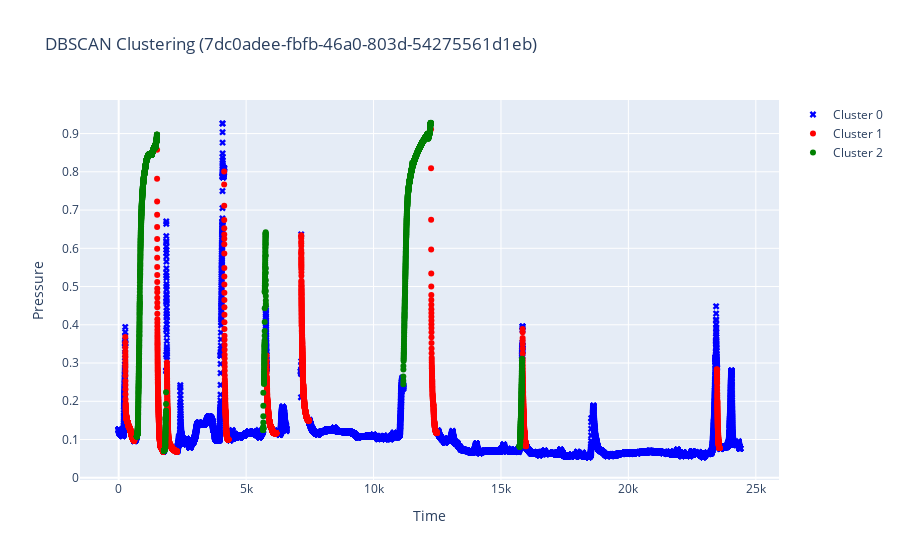

Here is the notebook cell this chart was saved with:
### Code cell
filename, recovery, drop, clust_df = process_file(filename, DATA_PATH)
plot_data(clust_df, filename)

### Figure 1 — Plotly figure (JSON) as saved in the notebook; plotly's stock layout.template omitted (floating-point values rounded to 4 significant figures; data arrays with more than 128 entries replaced by an {"elided": "..."} marker saying what was removed)
{"data": [{"marker": {"color": "blue", "size": 6, "symbol": "x"}, "mode": "markers", "name": "Cluster 0", "type": "scatter", "x": {"elided": "21250 float values"}, "y": {"elided": "21250 float values"}}, {"marker": {"color": "red", "size": 6, "symbol": "circle"}, "mode": "markers", "name": "Cluster 1", "type": "scatter", "x": {"elided": "3091 float values"}, "y": {"elided": "3091 float values"}}, {"marker": {"color": "green", "size": 6, "symbol": "circle"}, "mode": "markers", "name": "Cluster 2", "type": "scatter", "x": {"elided": "2430 float values"}, "y": {"elided": "2430 float values"}}], "layout": {"showlegend": true, "title": {"text": "DBSCAN Clustering (7dc0adee-fbfb-46a0-803d-54275561d1eb)"}, "xaxis": {"title": {"text": "Time"}}, "yaxis": {"title": {"text": "Pressure"}}}}
